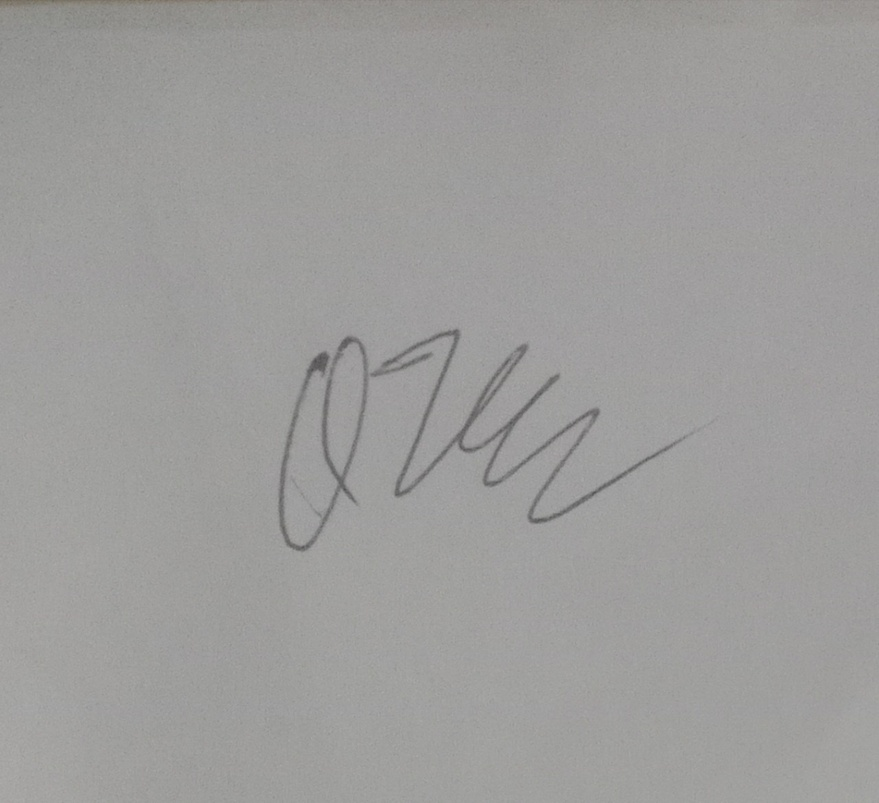
#> input picture sample.jpg, 879 x 803 px, shrunk from 1280 x 1170 before the run
$ python -i signature_extractor.py   (imports and definitions only)   (older library calls are emulated)
#> lines starting #> are read from the running program, lines starting #| are printed output that depends on the picture; after the words box and inside, x2 and y2 are one past the last pixel; in counts of white or black regions, pixels touching at a corner belong together
import cv2
import numpy
import time


class SignatureExtractor:
    def __init__(self, path: str) -> None:
#> called with path = 'sample.jpg'
        self.path = path
        self.image = cv2.imread(self.path)
#> self.image is the input picture: shape (803, 879, 3); mean B, G, R 155.3, 156.6, 157.3
        self.signature = None
        self.signaturePath = "./data/sign.jpg"

    def run(self):
        st = time.time()
        thresholdImage = self.threshold()
        self.filter(thresholdImage)
        cv2.imwrite(self.signaturePath, self.signature)
        en = time.time()
        with open("./runtime.txt", mode="a") as file:
            file.write(str(en - st) + "\n")

    def threshold(self):
        grayImage = cv2.cvtColor(self.image, cv2.COLOR_BGR2GRAY)
        _, thresh = cv2.threshold(
            grayImage, 0, 255, cv2.THRESH_BINARY+cv2.THRESH_OTSU)
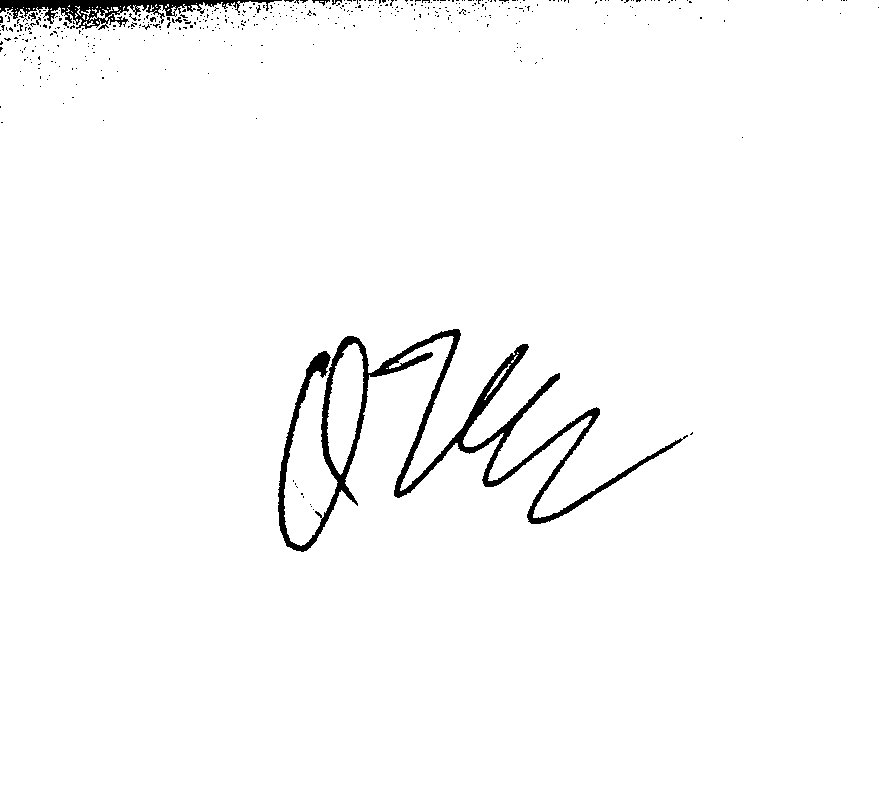
#> thresh: shape (803, 879); 97.9% white; 440 black regions (433 under 20 px), largest, box (x1, y1, x2, y2) and area: (278, 329, 688, 552) 10445, (0, 0, 282, 30) 2960, (312, 0, 330, 6) 40
        thresh0 = cv2.bitwise_not(thresh)
        return thresh0

    def filter(self, threshold):
        num, labels, stat, centroids = cv2.connectedComponentsWithStats(
            threshold, connectivity=8, ltype=cv2.CV_32S)
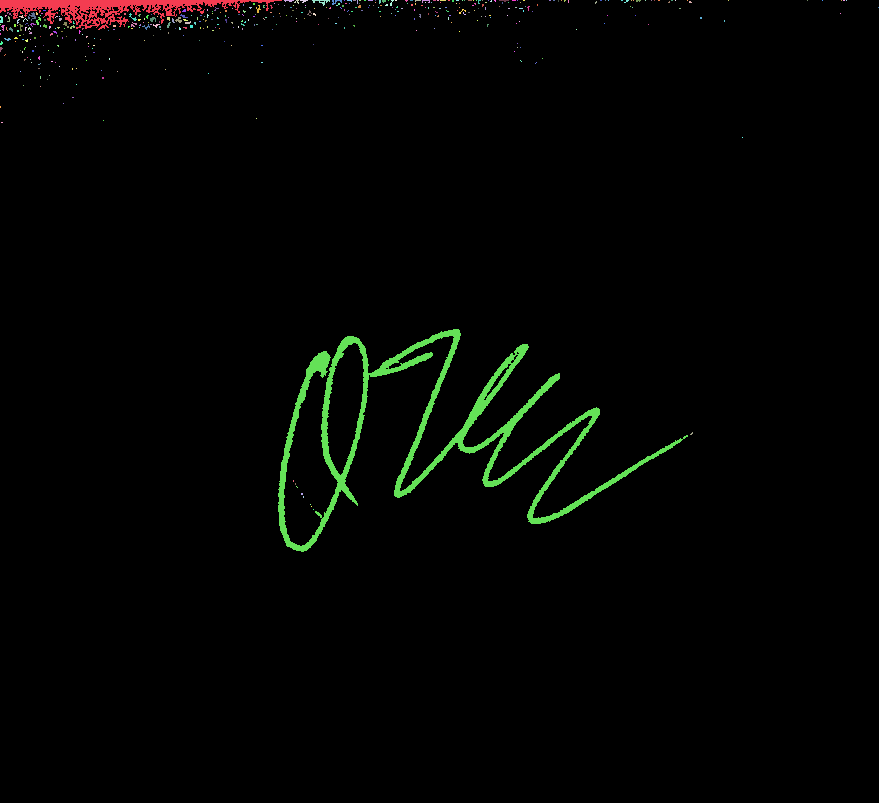
#> labels: shape (803, 879) int32; 441 distinct labels, from 0 to 440; one colour per label, 0 black
#> num = 441; stat = 441 rows, first 6: [0, 0, 879, 803, 690962], [0, 0, 282, 30, 2960], [284, 0, 10, 2, 14], [294, 0, 5, 4, 10], [300, 0, 8, 3, 13], [312, 0, 18, 6, 40]; centroids = 441 pairs, first value 0 to 878, second value 0 to 509
        lower_threshold_value = int(
            threshold.shape[0] * threshold.shape[1] / 1000)
#> lower_threshold_value = 705
        upper_threshold_value = threshold.shape[0] * threshold.shape[1]
#> upper_threshold_value = 705837
        # stat = [x for x in stat if x[4] >=
        #         lower_threshold_value and x[2] * x[3] < upper_threshold_value]
        stat = [x for x in stat if (x[4] >= lower_threshold_value and x[2] * x[3] < upper_threshold_value) and (x[0] + x[2] >= threshold.shape[1] //
                                                                                                                2 or x[1] + x[3] >= threshold.shape[0] // 2) and (x[0] <= threshold.shape[1] // 2 and x[1] <= threshold.shape[0] // 2)]
#> stat = [[278, 329, 410, 223, 10445]]
        plate = self.image.copy()
        for s in stat:
            cv2.rectangle(plate, (s[0], s[1]), (s[0] + s[2],
                          s[1] + s[3]), color=(36, 255, 12), thickness=2)
#> this loop made 1 pass
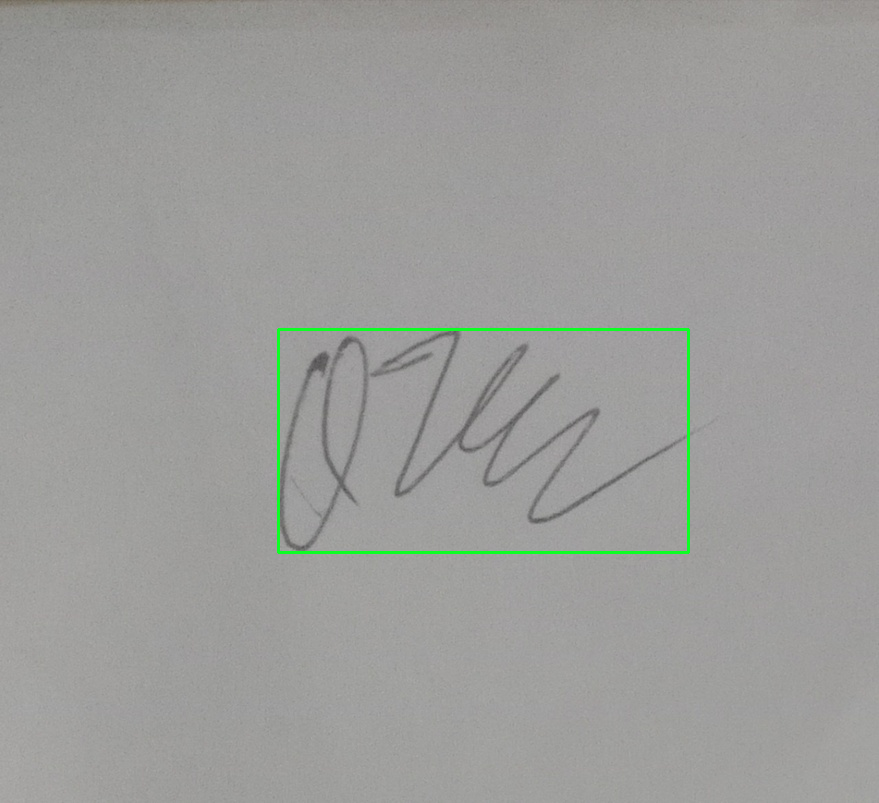
#> plate: shape (803, 879, 3); 0.54% of pixels changed, all inside (x1, y1, x2, y2) = (277, 328, 690, 554)
        cv2.imwrite("./step/drawn_signature.jpg", plate)
        if len(stat) > 1:
            new_x, new_y, new_w, new_h = self.unionRect(stat)
        else:
            new_x = stat[0][0]
#> new_x = 278
            new_y = stat[0][1]
#> new_y = 329
            new_w = stat[0][2]
#> new_w = 410
            new_h = stat[0][3]
#> new_h = 223
        template = numpy.zeros_like(self.image)
        template[:, :, 0] = threshold
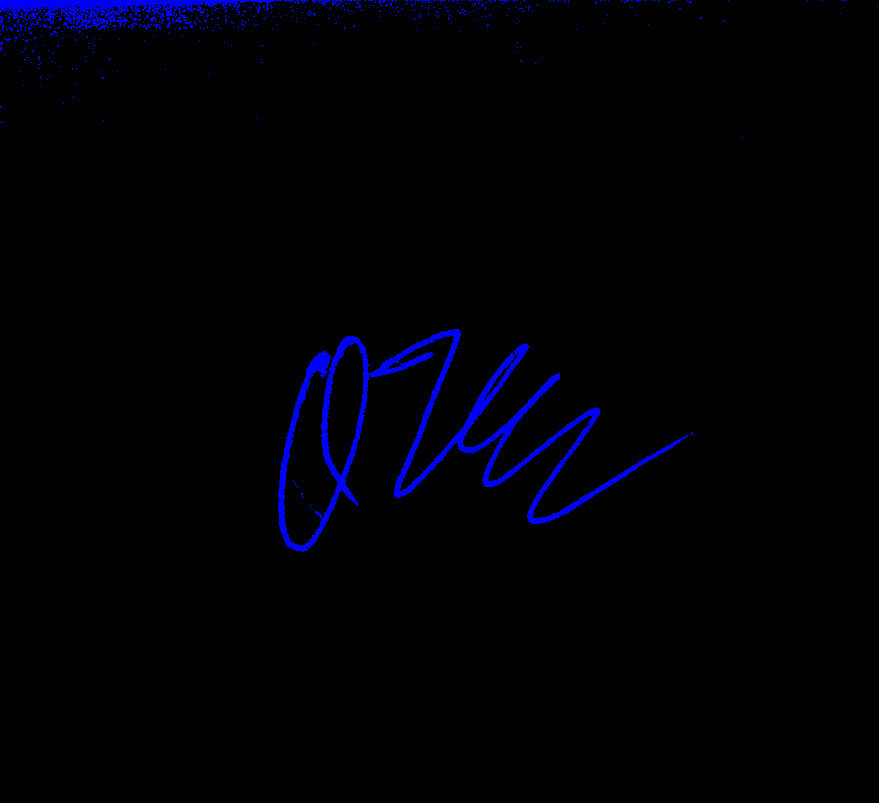
#> template: shape (803, 879, 3); mean of channels 0, 1, 2 5.4, 0, 0; drawn as B, G, R
        template[:, :, 1] = threshold
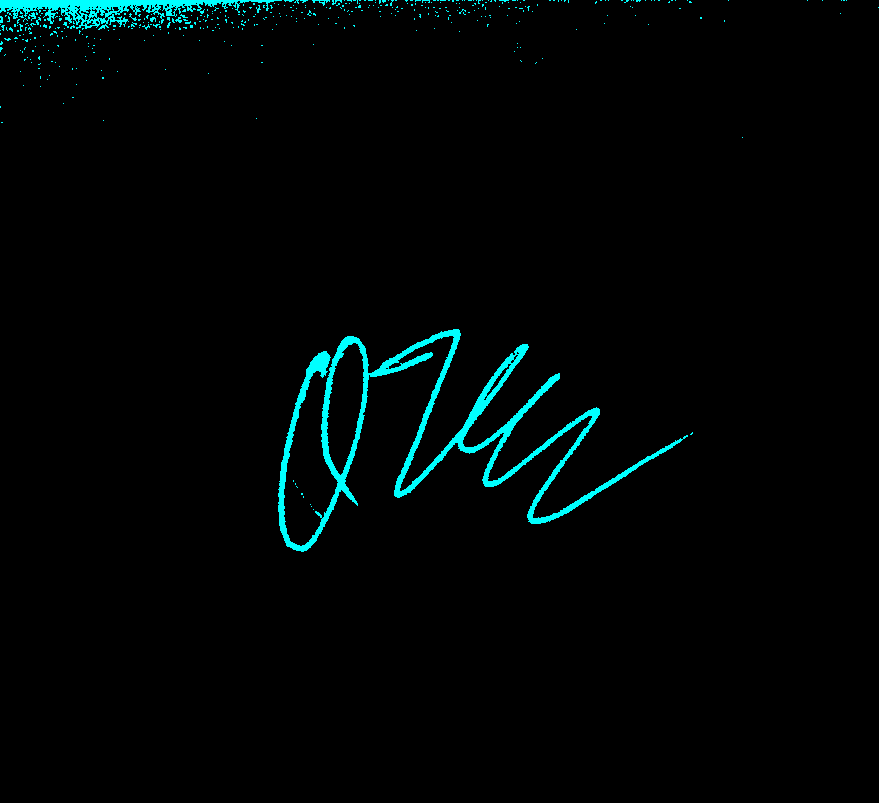
#> template: shape (803, 879, 3); 2.11% of pixels changed, all inside (x1, y1, x2, y2) = (0, 0, 879, 552); drawn as B, G, R
        template[:, :, 2] = threshold
        self.signature = template[new_y: new_y + new_h, new_x: new_x + new_w]
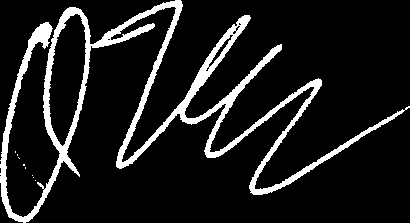
#> self.signature: shape (223, 410, 3); 11.4% white; 9 white regions (8 under 20 px), largest, box (x1, y1, x2, y2) and area: (0, 0, 410, 223) 10445

    def unionRect(self, rect_coordinates):
        vertical_list = []
        horizontal_list = []
        for coordinates in rect_coordinates:
            x, y, w, h, _ = coordinates
            vertical_list.append(y)
            vertical_list.append(y + h)
            horizontal_list.append(x)
            horizontal_list.append(x + w)
        new_y = min(vertical_list)
        new_x = min(horizontal_list)
        new_h = max(vertical_list) - new_y
        new_w = max(horizontal_list) - new_x
        return new_x, new_y, new_w, new_h

>>> result = SignatureExtractor('sample.jpg').run()
